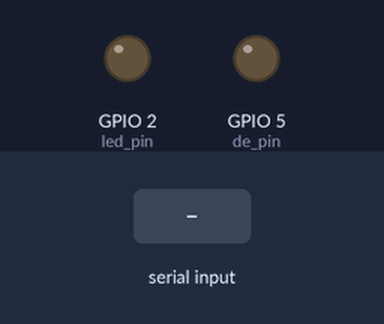
Recording of a sketch running on a simulated ESP32. On the bench: output pins drawn as LEDs (lit = HIGH). Inputs (shaded band) come from the test bench. What the sketch prints to the serial monitor is not drawn.

Above: at 1.2 s.
1.3 s: "1" received over the second serial link
Timing chart, 0 to 4.3 s (numbered marks = the images above; inputs shaded):
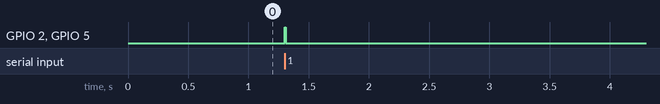

Measured:
- after the input at 1.3 s, GPIO 2 (led_pin), GPIO 5 (de_pin): LOW → HIGH at once, → LOW 0.01 s later

The sketch:

rs485_tester_server.ino
```cpp
// Server Tester

#include <HardwareSerial.h>
HardwareSerial uart2(2);

int de_pin = 5;
int led_pin = 2;
int counter = 0;

void setup() {

  Serial.begin(115200);
  Serial.println("RS485 SERVER TESTER");
  uart2.begin(19200, SERIAL_8N1, 16, 17);

  pinMode(de_pin, OUTPUT);
  receive_mode();

  pinMode(led_pin, OUTPUT);
}

void loop() {

  if (uart2.available()) {
    char input = uart2.read();
    Serial.println(input);
    send_mode();
    uart2.write('b');
    delay(10);
    receive_mode();
  }

}
```

funcs.ino
```cpp
void send_mode() {
  digitalWrite(de_pin, HIGH);
  led_on();
}

void receive_mode() {
  digitalWrite(de_pin, LOW);
  led_off();
}

void led_on() {
  digitalWrite(led_pin, HIGH);
}

void led_off() {
  digitalWrite(led_pin, LOW);
}
```
